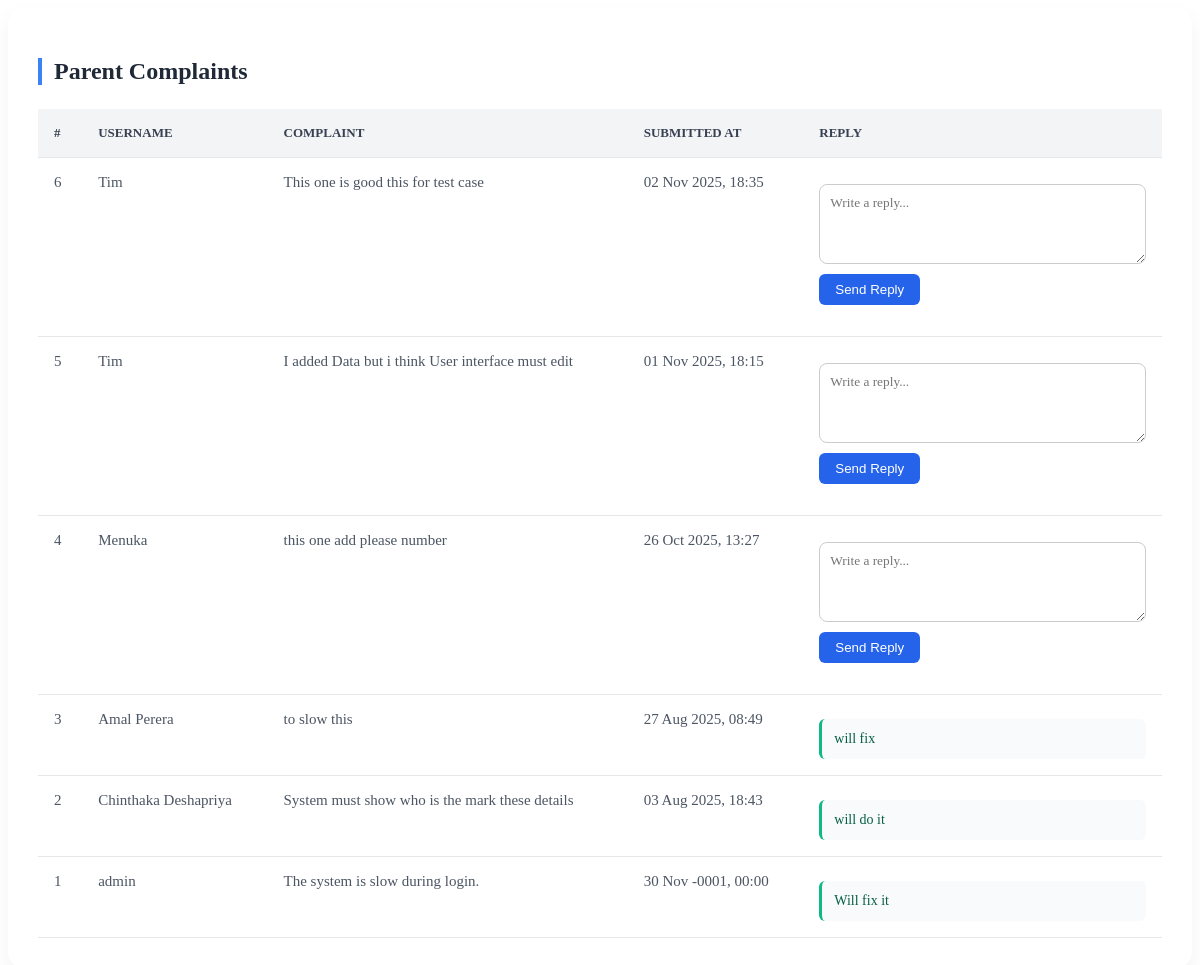
Screenshot of /admin/parent_complaints.php with the database file from the repository.
### tables this page shows
CREATE TABLE `complaints` (
  `id` int(11) NOT NULL,
  `user_id` int(11) NOT NULL,
  `complaint_text` text NOT NULL,
  `created_at` datetime NOT NULL,
  `reply_text` text DEFAULT NULL
);

CREATE TABLE `users` (
  `id` int(11) NOT NULL,
  `username` varchar(100) DEFAULT NULL,
  `email` varchar(100) DEFAULT NULL,
  `child_name` varchar(100) DEFAULT NULL,
  `role` enum('1','2','3') DEFAULT NULL,
  `password` varchar(255) DEFAULT NULL,
  `national_id` varchar(20) DEFAULT NULL,
  `address` text DEFAULT NULL,
  `reset_token` varchar(255) DEFAULT NULL,
  `token_expiry` datetime DEFAULT NULL,
  `child_gender` varchar(10) DEFAULT NULL,
  `latitude` double DEFAULT NULL,
  `longitude` double DEFAULT NULL,
  `selected_schools` text DEFAULT NULL
);

### admin/parent_complaints.php (the view, shortened to what this page needs)
<?php
include '../db.php';
$sql = "SELECT c.id, c.complaint_text, c.created_at, c.reply_text, u.username
        FROM complaints c
        JOIN users u ON c.user_id = u.id
        ORDER BY c.created_at DESC";
$result = $conn->query($sql);
?>
<div class="complaints-container">
    <h2 class="complaints-title">Parent Complaints</h2>
    <?php if ($result && $result->num_rows > 0): ?>
        <table class="complaints-table">
            <thead>
                <tr>
                    <th>#</th>
                    <th>Username</th>
                    <th>Complaint</th>
                    <th>Submitted At</th>
                    <th>Reply</th>
                </tr>
            </thead>
            <tbody>
                <?php while($row = $result->fetch_assoc()): ?>
                    <tr>
                        <td><?= $row['id'] ?></td>
                        <td><?= htmlspecialchars($row['username']) ?></td>
                        <td><?= nl2br(htmlspecialchars($row['complaint_text'])) ?></td>
                        <td><?= date("d M Y, H:i", strtotime($row['created_at'])) ?></td>
                        <td>
                            <?php if (!empty($row['reply_text'])): ?>
                                <div class="reply-box"><?= nl2br(htmlspecialchars($row['reply_text'])) ?></div>
                            <?php else: ?>
                                <form method="POST" class="reply-form">
                                    <textarea name="reply_text" placeholder="Write a reply..." required></textarea>
                                    <button type="submit">Send Reply</button>
                                </form>
                            <?php endif; ?>
                        </td>
                    </tr>
                <?php endwhile; ?>
            </tbody>
        </table>
    <?php else: ?>
        <p style="color: #9ca3af;">No complaints found.</p>
    <?php endif; ?>
</div>

### admin/parent_complaints.php (style rules this page uses)
.complaints-container { background: #ffffff; padding: 30px; border-radius: 16px; box-shadow: 0 8px 20px rgba(0, 0, 0, 0.05); overflow-x: auto; }
.complaints-title { font-size: 24px; font-weight: 600; margin-bottom: 24px; color: #1f2937; border-left: 4px solid #3b82f6; padding-left: 12px; }
table.complaints-table { width: 100%; border-collapse: collapse; font-size: 15px; }
table.complaints-table th, table.complaints-table td { padding: 16px; border-bottom: 1px solid #e5e7eb; vertical-align: top; }
table.complaints-table thead { background-color: #f3f4f6; text-align: left; }
table.complaints-table th { color: #374151; font-weight: 600; text-transform: uppercase; font-size: 13px; }
table.complaints-table td { color: #4b5563; }
.reply-form textarea { width: 100%; min-height: 80px; margin-top: 10px; padding: 10px; border-radius: 8px; border: 1px solid #ccc; font-family: inherit; resize: vertical; }
.reply-form button { margin-top: 10px; background-color: #2563eb; color: white; padding: 8px 16px; border: none; border-radius: 6px; font-weight: 500; cursor: pointer; }
.reply-box { background: #f9fafb; margin-top: 8px; padding: 12px; border-left: 3px solid #10b981; border-radius: 6px; font-size: 14px; color: #065f46; }

### rows the page displays
complaints: id "6", user.username "Tim", complaint_text "This one is good this for test case", created_at "02 Nov 2025, 18:35"
complaints: id "5", user.username "Tim", complaint_text "I added Data but i think User interface must edit", created_at "01 Nov 2025, 18:15"
complaints: id "4", user.username "Menuka", complaint_text "this one add please number", created_at "26 Oct 2025, 13:27"
complaints: id "3", user.username "Amal Perera", complaint_text "to slow this", created_at "27 Aug 2025, 08:49", reply_text "will fix"
complaints: id "2", user.username "Chinthaka Deshapriya", complaint_text "System must show who is the mark these details", created_at "03 Aug 2025, 18:43", reply_text "will do it"
complaints: id "1", user.username "admin", complaint_text "The system is slow during login.", created_at "30 Nov -0001, 00:00", reply_text "Will fix it"
